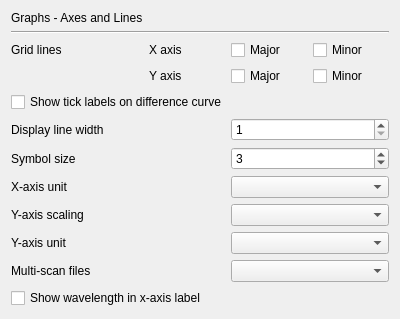
<?xml version="1.0" encoding="UTF-8"?>
<ui version="4.0">
 <class>PrefPageGraphAxes</class>
 <widget class="QWidget" name="PrefPageGraphAxes">
  <property name="geometry">
   <rect>
    <x>0</x>
    <y>0</y>
    <width>400</width>
    <height>313</height>
   </rect>
  </property>
  <property name="windowTitle">
   <string>Form</string>
  </property>
  <layout class="QGridLayout" name="gridLayout">
   <item row="12" column="0" colspan="2">
    <widget class="QLabel" name="label">
     <property name="text">
      <string>X-axis unit</string>
     </property>
    </widget>
   </item>
   <item row="13" column="0" colspan="2">
    <widget class="QLabel" name="label_22">
     <property name="text">
      <string>Y-axis scaling</string>
     </property>
    </widget>
   </item>
   <item row="4" column="3">
    <widget class="QCheckBox" name="checkBoxMinorGridX">
     <property name="toolTip">
      <string>&lt;html&gt;&lt;head/&gt;&lt;body&gt;&lt;p&gt;Draw grid lines at minor tick marks for the x axis.&lt;/p&gt;&lt;/body&gt;&lt;/html&gt;</string>
     </property>
     <property name="text">
      <string>Minor</string>
     </property>
    </widget>
   </item>
   <item row="8" column="3">
    <widget class="QCheckBox" name="checkBoxMinorGridY">
     <property name="toolTip">
      <string>&lt;html&gt;&lt;head/&gt;&lt;body&gt;&lt;p&gt;Draw grid lines at minor tick marks for the y axis.&lt;/p&gt;&lt;/body&gt;&lt;/html&gt;</string>
     </property>
     <property name="text">
      <string>Minor</string>
     </property>
    </widget>
   </item>
   <item row="11" column="2" colspan="2">
    <widget class="QSpinBox" name="spinBoxSymbolSize">
     <property name="toolTip">
      <string>&lt;html&gt;&lt;head/&gt;&lt;body&gt;&lt;p&gt;If scans are drawn as symbols (crosses, dots, ...) instead of lines, this option specifies the size of the symbols on screen and on printouts.&lt;/p&gt;&lt;/body&gt;&lt;/html&gt;</string>
     </property>
     <property name="minimum">
      <number>1</number>
     </property>
     <property name="value">
      <number>3</number>
     </property>
    </widget>
   </item>
   <item row="4" column="2">
    <widget class="QCheckBox" name="checkBoxMajorGridX">
     <property name="toolTip">
      <string>&lt;html&gt;&lt;head/&gt;&lt;body&gt;&lt;p&gt;Draw grid lines at major tick marks for the x axis.&lt;/p&gt;&lt;/body&gt;&lt;/html&gt;</string>
     </property>
     <property name="text">
      <string>Major</string>
     </property>
    </widget>
   </item>
   <item row="12" column="2" colspan="2">
    <widget class="QComboBox" name="comboBoxXaxisUnit">
     <property name="toolTip">
      <string>&lt;html&gt;&lt;head/&gt;&lt;body&gt;&lt;p&gt;Select the unit of the X-axis. The default is &amp;quot;° 2theta&amp;quot;.&lt;/p&gt;&lt;/body&gt;&lt;/html&gt;</string>
     </property>
    </widget>
   </item>
   <item row="10" column="0" colspan="2">
    <widget class="QLabel" name="label_28">
     <property name="text">
      <string>Display line width</string>
     </property>
    </widget>
   </item>
   <item row="14" column="0" colspan="2">
    <widget class="QLabel" name="label_45">
     <property name="text">
      <string>Y-axis unit</string>
     </property>
    </widget>
   </item>
   <item row="13" column="2" colspan="2">
    <widget class="QComboBox" name="comboBoxYScaling">
     <property name="toolTip">
      <string>&lt;html&gt;&lt;head/&gt;&lt;body&gt;&lt;p&gt;Select the scaling of the y-axis. The default is &amp;quot;linear&amp;quot;.&lt;/p&gt;&lt;/body&gt;&lt;/html&gt;</string>
     </property>
    </widget>
   </item>
   <item row="1" column="0" rowspan="3" colspan="4">
    <widget class="Line" name="line">
     <property name="orientation">
      <enum>Qt::Orientation::Horizontal</enum>
     </property>
    </widget>
   </item>
   <item row="15" column="0" colspan="2">
    <widget class="QLabel" name="label_24">
     <property name="text">
      <string>Multi-scan files</string>
     </property>
    </widget>
   </item>
   <item row="8" column="2">
    <widget class="QCheckBox" name="checkBoxMajorGridY">
     <property name="toolTip">
      <string>&lt;html&gt;&lt;head/&gt;&lt;body&gt;&lt;p&gt;Draw grid lines at major tick marks for the x axis.&lt;/p&gt;&lt;/body&gt;&lt;/html&gt;</string>
     </property>
     <property name="text">
      <string>Major</string>
     </property>
    </widget>
   </item>
   <item row="4" column="0">
    <widget class="QLabel" name="label_2">
     <property name="text">
      <string>Grid lines</string>
     </property>
    </widget>
   </item>
   <item row="16" column="0" colspan="4">
    <widget class="QCheckBox" name="checkBoxWlInXaxis">
     <property name="toolTip">
      <string>&lt;html&gt;&lt;head/&gt;&lt;body&gt;&lt;p&gt;If activated, the wavelength is shown in the label of 2theta x-axes&lt;/p&gt;&lt;/body&gt;&lt;/html&gt;</string>
     </property>
     <property name="text">
      <string>Show wavelength in x-axis label</string>
     </property>
    </widget>
   </item>
   <item row="8" column="1">
    <widget class="QLabel" name="label_5">
     <property name="text">
      <string>Y axis</string>
     </property>
    </widget>
   </item>
   <item row="10" column="2" colspan="2">
    <widget class="QSpinBox" name="spinBoxDisplayLineWidth">
     <property name="toolTip">
      <string>&lt;html&gt;&lt;head/&gt;&lt;body&gt;&lt;p&gt;Line width used to draw plots on screen&lt;/p&gt;&lt;/body&gt;&lt;/html&gt;</string>
     </property>
     <property name="minimum">
      <number>1</number>
     </property>
     <property name="maximum">
      <number>10</number>
     </property>
    </widget>
   </item>
   <item row="4" column="1">
    <widget class="QLabel" name="label_4">
     <property name="text">
      <string>X axis</string>
     </property>
    </widget>
   </item>
   <item row="11" column="0" colspan="2">
    <widget class="QLabel" name="label_32">
     <property name="text">
      <string>Symbol size</string>
     </property>
    </widget>
   </item>
   <item row="15" column="2" colspan="2">
    <widget class="QComboBox" name="comboBoxMultiScans">
     <property name="toolTip">
      <string>&lt;html&gt;&lt;head/&gt;&lt;body&gt;&lt;p&gt;Specify how to import multi-scan (multi-range) files:&lt;/p&gt;&lt;p&gt;Individual: all scans will be imported into the same project as individual scans&lt;/p&gt;&lt;p&gt;Sum: All intensities will be added up and imported as one scan&lt;/p&gt;&lt;p&gt;Average: One scan with the average intensity of all scans will be imported&lt;/p&gt;&lt;/body&gt;&lt;/html&gt;</string>
     </property>
    </widget>
   </item>
   <item row="14" column="2" colspan="2">
    <widget class="QComboBox" name="comboBoxYaxisUnit">
     <property name="toolTip">
      <string>&lt;html&gt;&lt;head/&gt;&lt;body&gt;&lt;p&gt;Select the unit of the y axis. The default is &amp;quot;counts&amp;quot;. Note that depending on the file format, not all options may be available. In that case, display falls back to the available options.&lt;/p&gt;&lt;/body&gt;&lt;/html&gt;</string>
     </property>
    </widget>
   </item>
   <item row="17" column="1">
    <spacer name="verticalSpacer">
     <property name="orientation">
      <enum>Qt::Orientation::Vertical</enum>
     </property>
     <property name="sizeHint" stdset="0">
      <size>
       <width>20</width>
       <height>63</height>
      </size>
     </property>
    </spacer>
   </item>
   <item row="0" column="0">
    <widget class="QLabel" name="label_3">
     <property name="text">
      <string>Graphs - Axes and Lines</string>
     </property>
    </widget>
   </item>
   <item row="9" column="0" colspan="4">
    <widget class="QCheckBox" name="checkBoxDifferenceLabels">
     <property name="toolTip">
      <string>Show tick labels on  the difference curve</string>
     </property>
     <property name="text">
      <string>Show tick labels on difference curve</string>
     </property>
    </widget>
   </item>
  </layout>
 </widget>
 <resources/>
 <connections/>
</ui>
